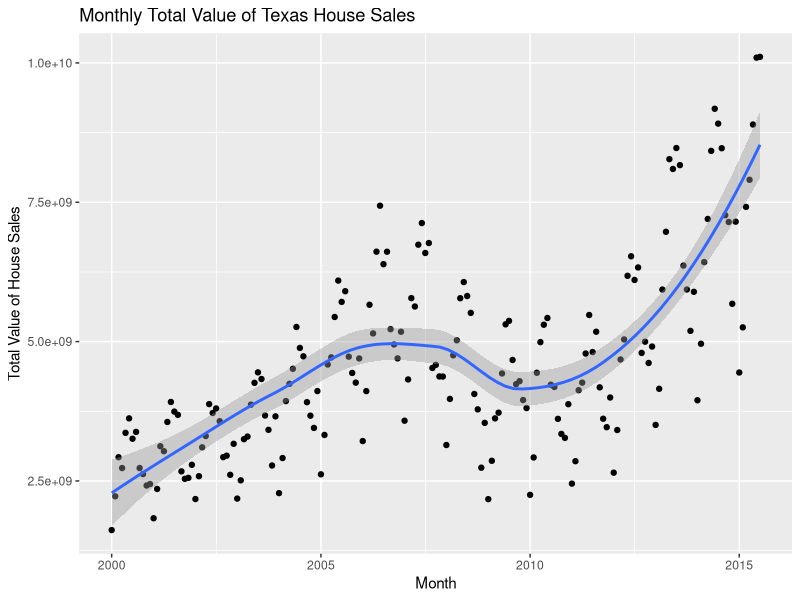
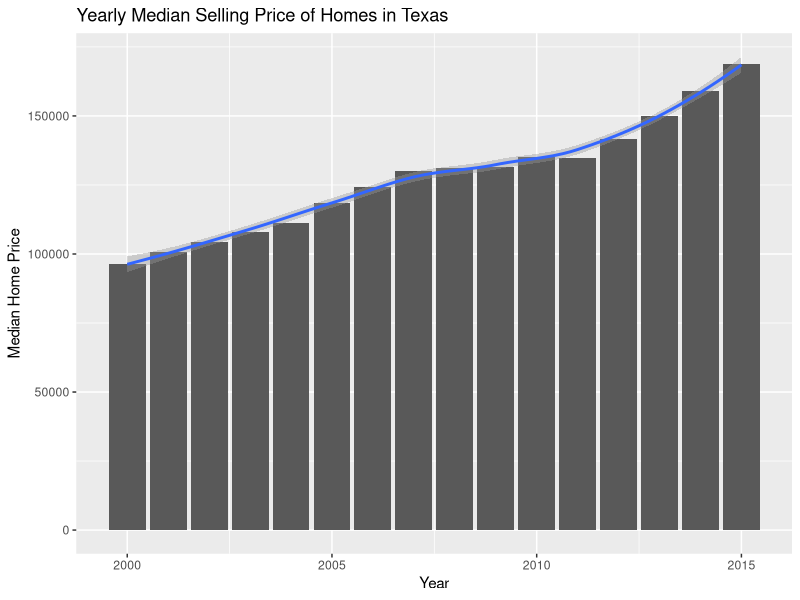
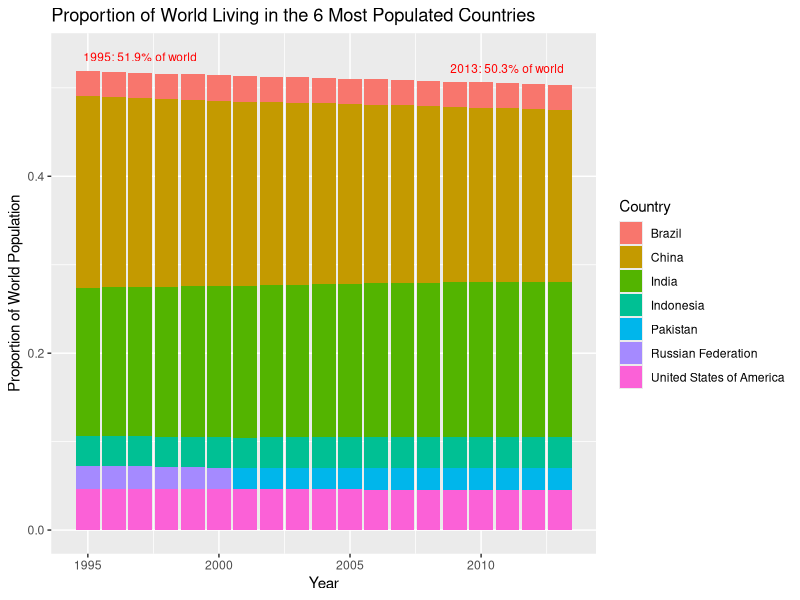
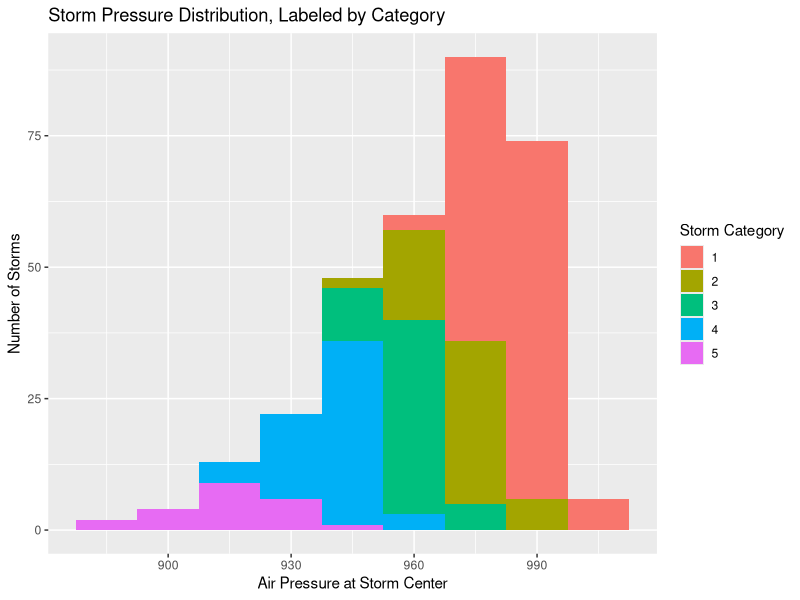
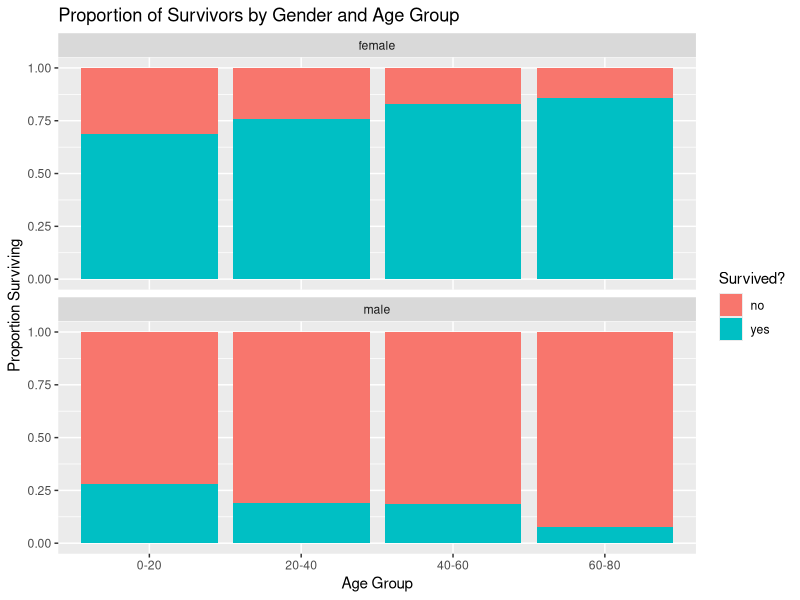

Recreate these plots in R, in order.
## ---- chunk 1
library(dplyr)
library(ggplot2)
library(gridExtra)
library(tidyr)
library(datasets)
library(carData)
## ---- chunk 2
texas <- txhousing
## ---- chunk 3
monthly_sales <- texas %>%
  mutate(
    day = 01,
    date_format = as.Date(paste(year, month, day, sep="-"))
  ) %>%
  group_by(date_format) %>%
  summarise(sales_value = sum(volume, na.rm = T),
            median = mean(median, na.rm = T))

yearly_median <- monthly_sales %>%
  mutate(year = as.numeric(format(date_format, "%Y"))) %>%
  group_by(year) %>%
  summarise(median = mean(median, na.rm = T))
## ---- chunk 4
ggplot(monthly_sales, aes(x = date_format, y = sales_value)) +
  geom_point() +
  geom_smooth() +
  ggtitle("Monthly Total Value of Texas House Sales") +
  xlab("Month") +
  ylab("Total Value of House Sales")
## ---- chunk 5
ggplot(yearly_median, aes(x = year, y = median)) +
  geom_bar(stat = "identity") +
  geom_smooth() +
  ggtitle("Yearly Median Selling Price of Homes in Texas") +
  xlab("Year") +
  ylab("Median Home Price")
## ---- chunk 6
pop <- tidyr::population

world_pops <- pop %>%
  group_by(year) %>%
  summarise(world_population = sum(as.numeric(population), na.rm = TRUE))
  
pop_top6 <- pop %>%
  left_join(world_pops, by = "year") %>%
  group_by(year) %>%
  top_n(n = 6, wt = population) %>%
  mutate(prop = population/world_population) %>%
  arrange(year)

data <- pop_top6 %>%
  group_by(year) %>%
  summarize(tot = sum(prop))
## ---- chunk 7
ggplot(pop_top6) + 
  geom_bar(aes(x = year, fill = as.factor(country), y = prop), stat = "identity") +
  ggtitle("Proportion of World Living in the 6 Most Populated Countries") +
  xlab("Year") +
  ylab("Proportion of World Population") +
  scale_fill_discrete(name="Country") +
  annotate('text', label='1995: 51.9% of world', x=1997, y=.535, color='red', size = 3) +
  annotate('text', label='2013: 50.3% of world', x=2011, y=.522, color='red', size = 3)
## ---- chunk 8
storms_max <- storms %>%
  filter(category %in% c(1,2,3,4,5)) %>%
  group_by(name, year) %>%
  top_n(n = 1, wt = wind) %>%
  top_n(n = 1, wt = lat) %>%
  top_n(n = 1, wt = long)
## ---- chunk 9
ggplot(storms_max, aes(x = pressure, fill = as.factor(category))) + 
  geom_histogram(binwidth = 15) +
  ggtitle("Storm Pressure Distribution, Labeled by Category") +
  xlab("Air Pressure at Storm Center") +
  ylab("Number of Storms") +
  scale_fill_discrete(name="Storm Category")
## ---- chunk 10
titanic <- carData::TitanicSurvival

titanic <- titanic %>%
  filter(!is.na(age)) %>%
  mutate(age_group = ifelse(between(age,0,20),"0-20",ifelse(between(age,20,40),"20-40",ifelse(between(age,40,60),"40-60",ifelse(between(age,60,80),"60-80","60-80")))))
## ---- chunk 11
ggplot(titanic, aes(x=age_group, fill=survived)) + 
  geom_bar(position="fill") + 
  facet_wrap(~sex, nrow = 2) +
  ggtitle("Proportion of Survivors by Gender and Age Group") +
  xlab("Age Group") +
  ylab("Proportion Surviving") +
  scale_fill_discrete(name="Survived?")
